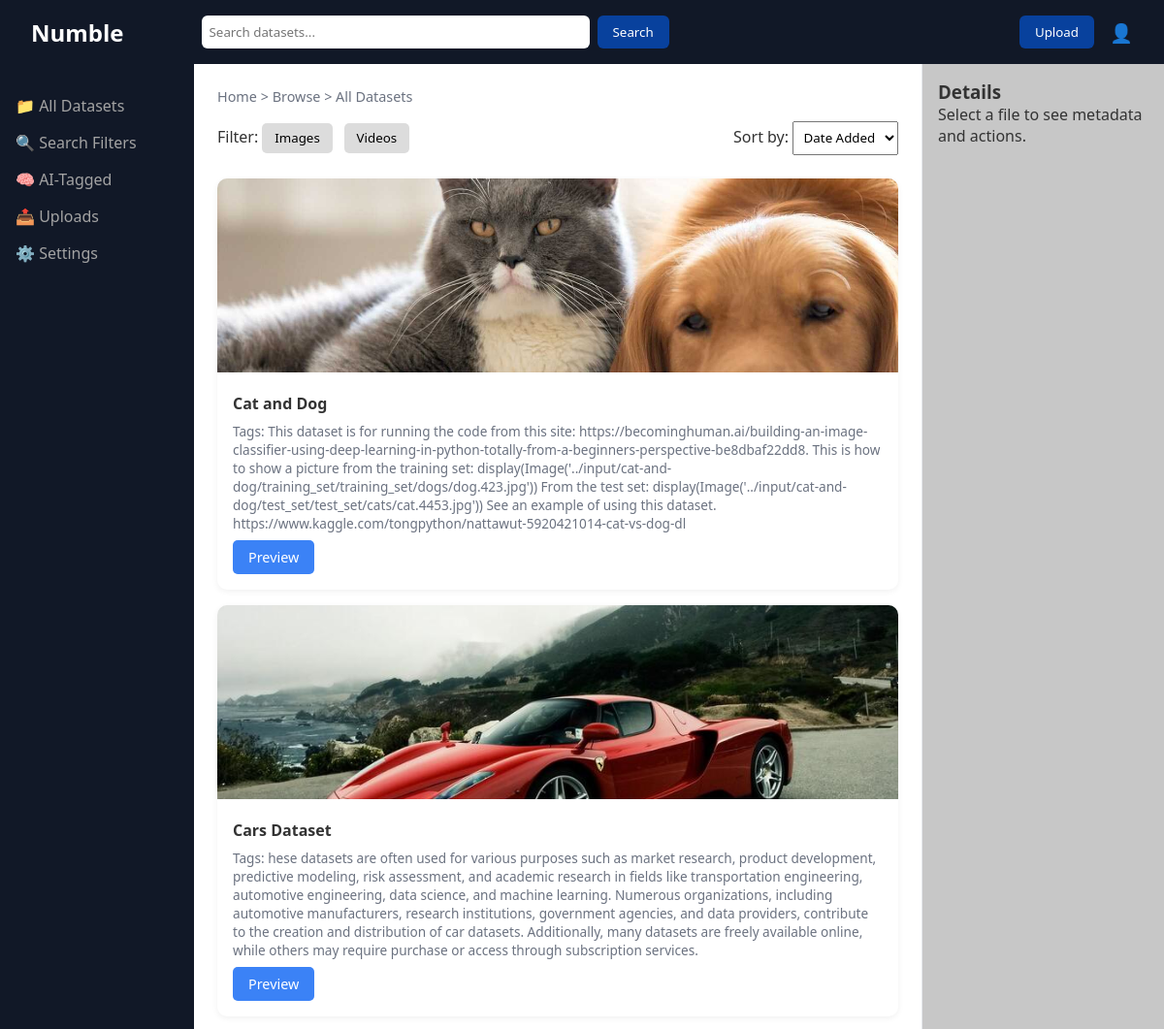
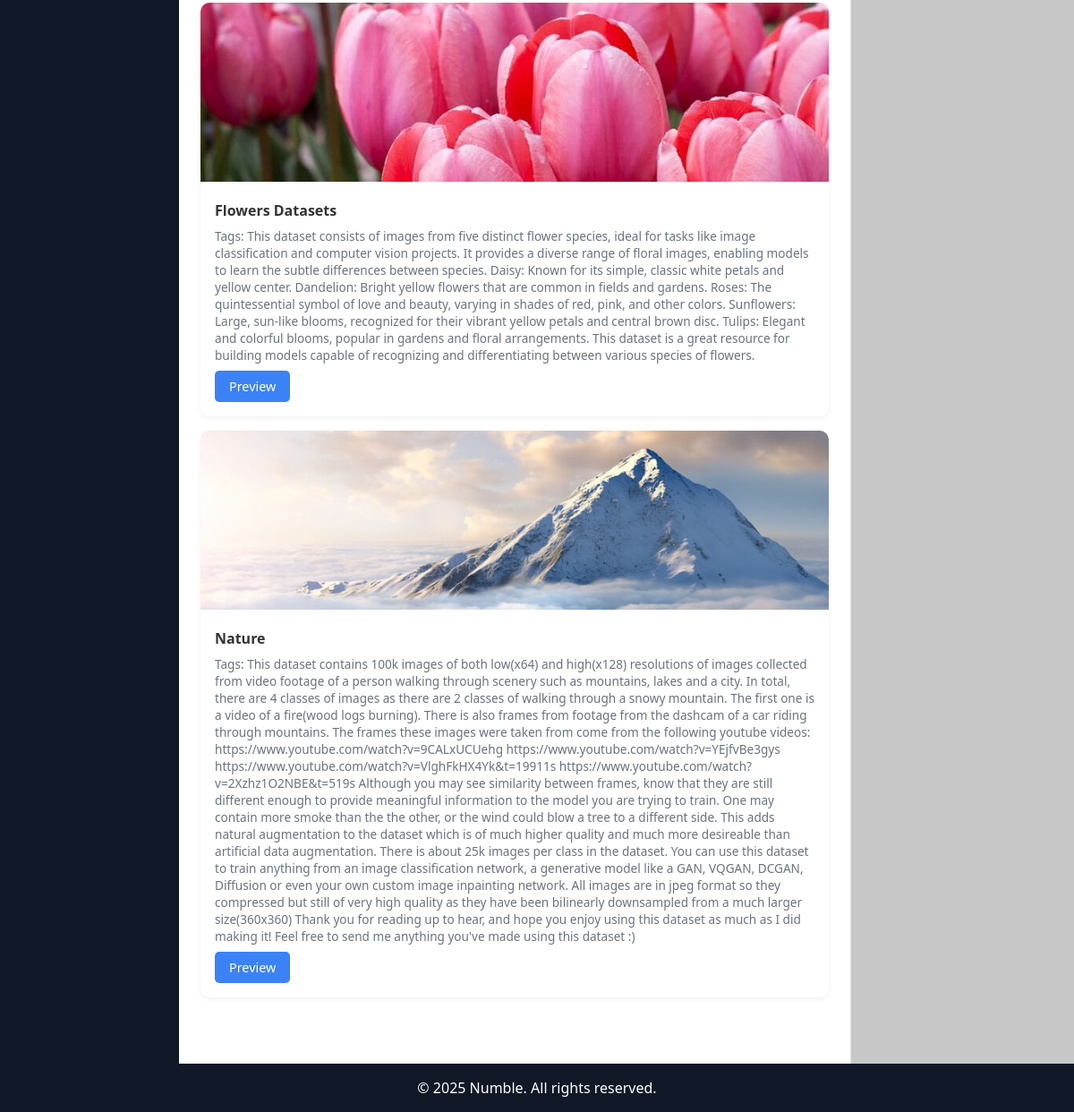
The page /browse/ on the database its author committed (2 pictures, top to bottom).
### datasetmanager/models.py (models this page shows, shortened)
class Datasetmanager(models.Model):
    name = models.CharField(max_length=100)
    description = models.TextField()
    file = models.FileField(upload_to='datasets/', default="")  # Supports image, video, or zipped datasets
    created_at = models.DateTimeField(auto_now_add=True)
    updated_at = models.DateTimeField(auto_now=True)
    category = models.CharField(max_length=50, choices=[
        ('image', 'Image'),
        ('video', 'Video'),
    ])

### datasetmanager/views.py (the view)
# urls.py: path("browse/", browse, name="browse"),
def browse(request):
    query = request.GET.get('q')  # Get the search query from the URL
    if query:
        datasetList = Datasetmanager.objects.filter(name__icontains=query)  # Filter datasets by name
    else:
        datasetList = Datasetmanager.objects.all()  # Show all datasets if no query
    return render(request, "browse.html", {"datasetList": datasetList})

### templates/browse.html (shortened to what this page needs)
<!DOCTYPE html>
<html lang="en">
<head>
</head>
<body>
  <header class="navbar">
    <div class="logo">Numble</div>
    <form method="get" action="{% url 'browse' %}" style="flex: 1; display: flex; gap: 0.5rem;">
      <input type="text" name="q" class="search-bar" placeholder="Search datasets..." value="{{ request.GET.q|default:'' }}" />
      <button type="submit" class="upload-btn">Search</button>
    </form>
    <div class="nav-actions">
      <button class="upload-btn">Upload</button>
      <div class="profile-icon">👤</div>
    </div>
  </header>
  <div class="layout">
    <aside class="sidebar">
      <nav>
        <ul>
          <li><a href="#">📁 All Datasets</a></li>
          <li><a href="#">🔍 Search Filters</a></li>
          <li><a href="#">🧠 AI-Tagged</a></li>
          <li><a href="#">📤 Uploads</a></li>
          <li><a href="#">⚙️ Settings</a></li>
        </ul>
      </nav>
    </aside>
    <main class="main-content">
      <div class="breadcrumbs">Home > Browse > All Datasets</div>
      <div class="filter-bar">
        <div class="filters">Filter:
          <button>Images</button>
          <button>Videos</button>
        </div>
        <div class="sort-options">Sort by:
          <select>
            <option>Date Added</option>
          </select>
        </div>
      </div>
      <div class="dataset-grid">
        {% for dataset in datasetList %}
          <div class="file-card">
            <img src="{{ dataset.file.url }}" alt="{{ dataset.name }}" />
            <div class="file-info">
              <h4>{{ dataset.name }}</h4>
              <p>Tags: {{ dataset.description }}</p>
              <div class="file-actions">
                <div class="buttons">
                  <a href="{% url 'datasetDetails' dataset.id %}" class="btn-preview">Preview</a>
                </div>
              </div>
            </div>
          </div>
        {% empty %}
          <p>No datasets found matching your search.</p>
        {% endfor %}
      </div>
    </main>
    <aside class="right-sidebar">
      <h3>Details</h3>
      <p>Select a file to see metadata and actions.</p>
    </aside>
  </div>
  <footer class="footer">
    <p>© 2025 Numble. All rights reserved.</p>
  </footer>
</body>
</html>

### templates/browse.html (style rules this page uses)
* { margin: 0; padding: 0; box-sizing: border-box; font-family: 'Segoe UI', sans-serif; }
body { background-color: #ffffff; color: #333; }
.navbar { display: flex; justify-content: space-between; align-items: center; background-color: #111827; color: rgb(255, 255, 255); padding: 1rem 2rem; }
.logo { font-size: 1.5rem; font-weight: bold; }
.search-bar { flex: 1; max-width: 400px; margin: 0 5rem; padding: 0.5rem; border-radius: 6px; border: none; }
.nav-actions { display: flex; align-items: center; gap: 1rem; }
.upload-btn { background-color: #08419d; color: white; margin-left: -5rem; padding: 0.5rem 1rem; border: none; border-radius: 6px; cursor: pointer; }
.profile-icon { font-size: 1.2rem; }
.layout { display: flex; height: calc(100vh - 70px); }
.sidebar { width: 200px; background-color: #111827; padding: 1rem; }
.sidebar ul { list-style: none; }
.sidebar li { margin: 1rem 0; }
.sidebar a { text-decoration: none; color: #a3a3a3; font-weight: 500; }
.main-content { flex: 1; padding: 1.5rem; overflow-y: auto; }
.breadcrumbs { margin-bottom: 1rem; font-size: 0.9rem; color: #6b7280; }
.filter-bar { display: flex; justify-content: space-between; align-items: center; margin-bottom: 1.5rem; }
.filters button { margin-right: 0.5rem; padding: 0.4rem 0.8rem; background-color: #aeaeae6e; border: none; border-radius: 5px; cursor: pointer; }
.sort-options select { padding: 0.4rem; }
.dataset-grid { display: grid; grid-template-columns: repeat(auto-fill, minmax(400px, 1fr)); gap: 1rem; }
.file-card { background-color: rgb(255, 255, 255); border-radius: 10px; box-shadow: 0 2px 6px rgba(0, 0, 0, 0.06); overflow: hidden; transition: transform 0.2s; }
.file-card img { width: 100%; height: 200px; object-fit: cover; }
.file-info { padding: 1rem; }
.file-info h4 { margin-bottom: 0.5rem; }
.file-info p { font-size: 0.85rem; color: #6b7280; margin-bottom: 0.5rem; }
.right-sidebar { width: 250px; background-color: #c7c7c7; padding: 1rem; border-left: 1px solid #e5e7eb; }
.footer { background-color: #111827; color: white; text-align: center; padding: 1rem; }
.btn-preview { display: inline-block; background-color: #3b82f6; color: white; padding: 0.5rem 1rem; border-radius: 5px; text-decoration: none; font-size: 0.9rem; font-weight: 500; transition: background-color 0.3s ease, transform 0.2s ease; }

### rows shown on the page
Datasetmanager: file (picture), name "Cat and Dog", description "This dataset is for running the code from this site: https://becominghuman.ai/building-an-image-classifier-using-deep-learning-in-python-totally-from-a-beginners-perspective-be8dbaf22dd8. This is how to show a picture from the training set: display(Image('../input/cat-and-dog/training_set/training_set/dogs/dog.423.jpg')) From the test set: display(Image('../input/cat-and-dog/test_set/test_set/cats/cat.4453.jpg')) See an example of using this dataset. https://www.kaggle.com/tongpython/nattawut-5920421014-cat-vs-dog-dl"
Datasetmanager: file (picture), name "Cars Dataset", description "hese datasets are often used for various purposes such as market research, product development, predictive modeling, risk assessment, and academic research in fields like transportation engineering, automotive engineering, data science, and machine learning. Numerous organizations, including automotive manufacturers, research institutions, government agencies, and data providers, contribute to the creation and distribution of car datasets. Additionally, many datasets are freely available online, while others may require purchase or access through subscription services."
Datasetmanager: file (picture), name "Flowers Datasets", description "This dataset consists of images from five distinct flower species, ideal for tasks like image classification and computer vision projects. It provides a diverse range of floral images, enabling models to learn the subtle differences between species. Daisy: Known for its simple, classic white petals and yellow center. Dandelion: Bright yellow flowers that are common in fields and gardens. Roses: The quintessential symbol of love and beauty, varying in shades of red, pink, and other colors. Sunflowers: Large, sun-like blooms, recognized for their vibrant yellow petals and central brown disc. Tulips: Elegant and colorful blooms, popular in gardens and floral arrangements. This dataset is a…"
Datasetmanager: file (picture), name "Nature", description "This dataset contains 100k images of both low(x64) and high(x128) resolutions of images collected from video footage of a person walking through scenery such as mountains, lakes and a city. In total, there are 4 classes of images as there are 2 classes of walking through a snowy mountain. The first one is a video of a fire(wood logs burning). There is also frames from footage from the dashcam of a car riding through mountains. The frames these images were taken from come from the following youtube videos: https://www.youtube.com/watch?v=9CALxUCUehg https://www.youtube.com/watch?v=YEjfvBe3gys https://www.youtube.com/watch?v=VlghFkHX4Yk&t=19911s…"
